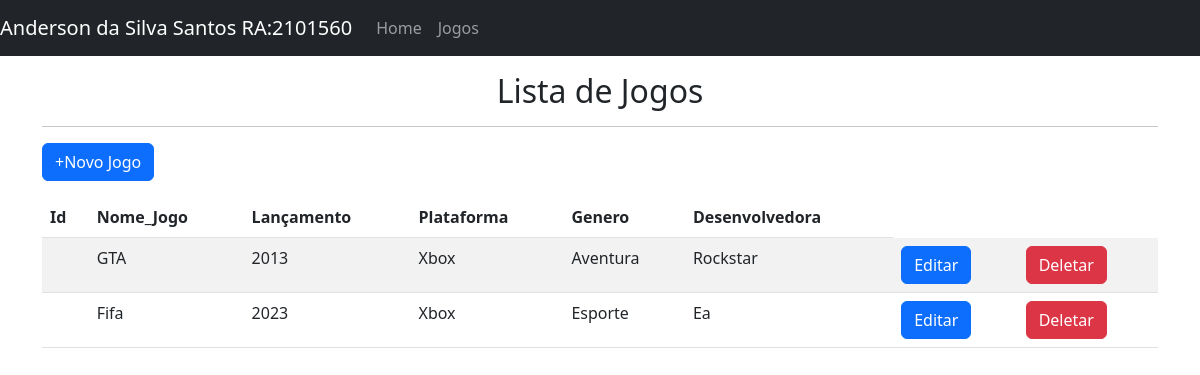
Before: /games with the older database file.
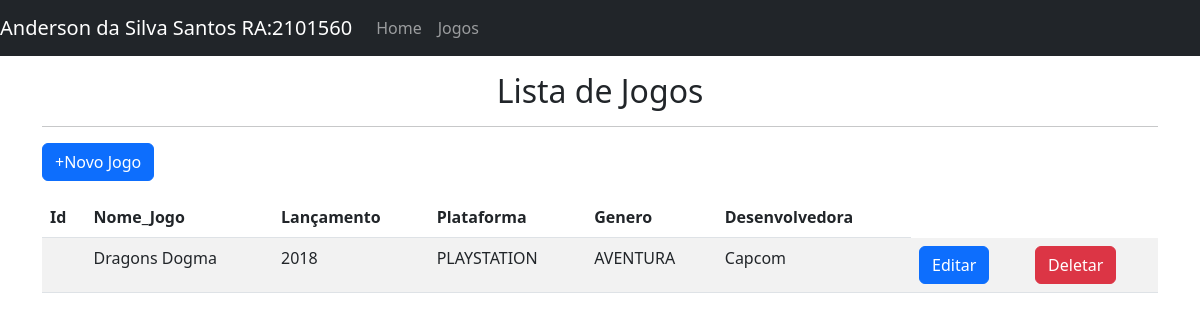
After: the same page with the newer database file.
### tables this page shows
CREATE TABLE registro_jogo (
    ID INTEGER PRIMARY KEY AUTOINCREMENT,
    NOME_JOGO TEXT,
    LANCAMENTO TEXT,
    PLATAFORMA TEXT,
    GENERO TEXT,
    DESENVOLVEDORA TEXT
);

### jogos.py (the view)
@app.route("/games")
def games():
    con = sql.connect ('registro_jogo.db')
    con.row_factory=sql.Row
    cur = con.cursor()
    cur.execute("select * from registro_jogo")
    data = cur.fetchall()
    return render_template ("games.html", datas=data)

### templates/games.html (shortened to what this page needs)
{% extends 'layout.html' %}
{% block body %}
<h2 style="text-align: center;">Lista de Jogos</h2>
    <hr>
<p class="text-right"> <a href="{{url_for('add_game')}}" class="btn btn-primary">+Novo Jogo</a></p>
<table class="table table-striped">
    <thead>
      <tr>
        <th scope="col">Id</th>
        <th scope="col">Nome_Jogo</th>
        <th scope="col">Lançamento</th>
        <th scope="col">Plataforma</th>
        <th scope="col">Genero</th>
        <th scope="col">Desenvolvedora</th>
      </tr>
    </thead>
    <tbody>
        {% for row in datas %}
      <tr>
        <td>{{loop.games}}</td>
        <td>{{row.NOME_JOGO}}</td>
        <td>{{row.LANCAMENTO}}</td>
        <td>{{row.PLATAFORMA}}</td>
        <td>{{row.GENERO}}</td>
        <td>{{row.DESENVOLVEDORA}}</td>
        <td><a href="{{url_for('edit_game',id=row.ID)}}" class="btn btn-primary">Editar</a></td>
        <td><a href="{{url_for('delete_game',id=row.ID)}}" class="btn btn-danger" onclick="return confirm ('Tem certeza que deseja apagar?')">Deletar </a></td>
      </tr>
        {% endfor %}
    </tbody>
  </table>
{% endblock %}

### templates/layout.html (shortened to what this page needs)
<!DOCTYPE html>
<html lang="pt-br">
<head>
        <link href="https://cdn.jsdelivr.net/npm/bootstrap@5.3.0-alpha1/dist/css/bootstrap.min.css" rel="stylesheet">
</head>
<body>
    <header>
        <nav class="navbar navbar-expand-lg navbar-dark bg-dark">
            <a class="navbar-brand" href="#">Anderson da Silva Santos RA:2101560 </a>
            <div class="collapse navbar-collapse" id="navbarNav">
              <ul class="navbar-nav">
                <li class="nav-item active">
                  <a class="nav-link" href="{{url_for('home')}}">Home </a>
                </li>
                <li class="nav-item">
                  <a class="nav-link" href="{{url_for('games')}}">Jogos</a>
                </li>
              </ul>
            </div>
          </nav>
    </header>
    <div class="container pt-3">
        {% block body %}
        {% endblock %}
    </div>
</body>
</html>

Changed rows visible on the page:
removed registro_jogo: NOME_JOGO "GTA", LANCAMENTO "2013", PLATAFORMA "Xbox", GENERO "Aventura", DESENVOLVEDORA "Rockstar"
removed registro_jogo: NOME_JOGO "Fifa", LANCAMENTO "2023", PLATAFORMA "Xbox", GENERO "Esporte", DESENVOLVEDORA "Ea"
added registro_jogo: NOME_JOGO "Dragons Dogma", LANCAMENTO "2018", PLATAFORMA "PLAYSTATION", GENERO "AVENTURA", DESENVOLVEDORA "Capcom"
